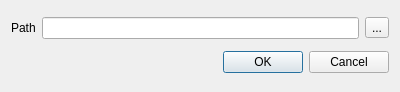
<?xml version="1.0" encoding="UTF-8"?>
<ui version="4.0">
 <class>openCase</class>
 <widget class="QDialog" name="openCase">
  <property name="geometry">
   <rect>
    <x>0</x>
    <y>0</y>
    <width>400</width>
    <height>92</height>
   </rect>
  </property>
  <property name="windowTitle">
   <string>Dialog</string>
  </property>
  <layout class="QVBoxLayout" name="verticalLayout_2">
   <item>
    <layout class="QVBoxLayout" name="verticalLayout">
     <item>
      <layout class="QHBoxLayout" name="horizontalLayout">
       <item>
        <widget class="QLabel" name="label_2">
         <property name="text">
          <string>Path</string>
         </property>
        </widget>
       </item>
       <item>
        <widget class="QLineEdit" name="openCasePathInput"/>
       </item>
       <item>
        <widget class="QToolButton" name="openCaseBrowser">
         <property name="text">
          <string>...</string>
         </property>
        </widget>
       </item>
      </layout>
     </item>
    </layout>
   </item>
   <item>
    <widget class="QDialogButtonBox" name="buttonBox">
     <property name="orientation">
      <enum>Qt::Horizontal</enum>
     </property>
     <property name="standardButtons">
      <set>QDialogButtonBox::Cancel|QDialogButtonBox::Ok</set>
     </property>
    </widget>
   </item>
  </layout>
 </widget>
 <resources/>
 <connections>
  <connection>
   <sender>buttonBox</sender>
   <signal>accepted()</signal>
   <receiver>openCase</receiver>
   <slot>accept()</slot>
   <hints>
    <hint type="sourcelabel">
     <x>248</x>
     <y>254</y>
    </hint>
    <hint type="destinationlabel">
     <x>157</x>
     <y>274</y>
    </hint>
   </hints>
  </connection>
  <connection>
   <sender>buttonBox</sender>
   <signal>rejected()</signal>
   <receiver>openCase</receiver>
   <slot>reject()</slot>
   <hints>
    <hint type="sourcelabel">
     <x>316</x>
     <y>260</y>
    </hint>
    <hint type="destinationlabel">
     <x>286</x>
     <y>274</y>
    </hint>
   </hints>
  </connection>
 </connections>
</ui>
